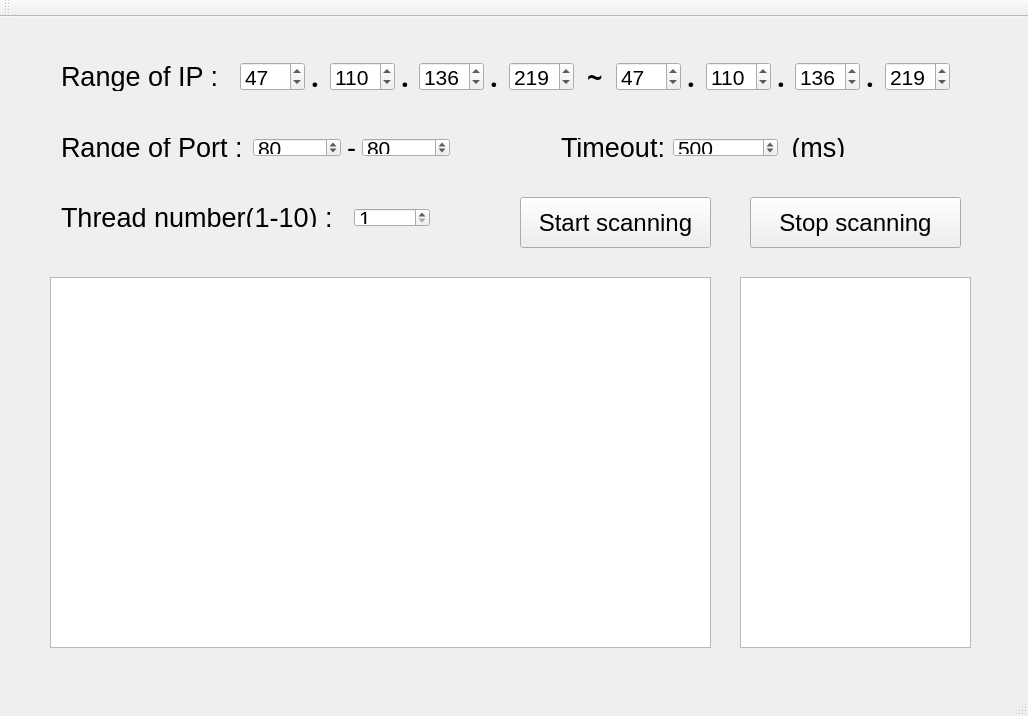
<?xml version="1.0" encoding="UTF-8"?>
<ui version="4.0">
 <class>MainWindow</class>
 <widget class="QMainWindow" name="MainWindow">
  <property name="geometry">
   <rect>
    <x>0</x>
    <y>0</y>
    <width>1028</width>
    <height>716</height>
   </rect>
  </property>
  <property name="windowTitle">
   <string>MainWindow</string>
  </property>
  <widget class="QWidget" name="centralWidget">
   <widget class="QPushButton" name="btnStartScan">
    <property name="geometry">
     <rect>
      <x>520</x>
      <y>180</y>
      <width>191</width>
      <height>51</height>
     </rect>
    </property>
    <property name="font">
     <font>
      <pointsize>18</pointsize>
     </font>
    </property>
    <property name="text">
     <string>Start scanning</string>
    </property>
   </widget>
   <widget class="QPushButton" name="btnStopScan">
    <property name="geometry">
     <rect>
      <x>750</x>
      <y>180</y>
      <width>211</width>
      <height>51</height>
     </rect>
    </property>
    <property name="font">
     <font>
      <pointsize>18</pointsize>
     </font>
    </property>
    <property name="text">
     <string>Stop scanning</string>
    </property>
   </widget>
   <widget class="QTextBrowser" name="scanInfo">
    <property name="geometry">
     <rect>
      <x>50</x>
      <y>260</y>
      <width>661</width>
      <height>371</height>
     </rect>
    </property>
   </widget>
   <widget class="QWidget" name="layoutWidget">
    <property name="geometry">
     <rect>
      <x>50</x>
      <y>34</y>
      <width>911</width>
      <height>51</height>
     </rect>
    </property>
    <layout class="QHBoxLayout" name="horizontalLayout">
     <item>
      <widget class="QLabel" name="label">
       <property name="font">
        <font>
         <pointsize>20</pointsize>
        </font>
       </property>
       <property name="text">
        <string>Range of IP :  </string>
       </property>
      </widget>
     </item>
     <item>
      <widget class="QSpinBox" name="startIP1">
       <property name="font">
        <font>
         <pointsize>16</pointsize>
        </font>
       </property>
       <property name="maximum">
        <number>255</number>
       </property>
       <property name="value">
        <number>47</number>
       </property>
      </widget>
     </item>
     <item>
      <widget class="QLabel" name="label_3">
       <property name="font">
        <font>
         <family>Ubuntu Condensed</family>
         <pointsize>20</pointsize>
         <weight>75</weight>
         <bold>true</bold>
        </font>
       </property>
       <property name="text">
        <string>.</string>
       </property>
      </widget>
     </item>
     <item>
      <widget class="QSpinBox" name="startIP2">
       <property name="font">
        <font>
         <pointsize>16</pointsize>
        </font>
       </property>
       <property name="maximum">
        <number>255</number>
       </property>
       <property name="value">
        <number>110</number>
       </property>
      </widget>
     </item>
     <item>
      <widget class="QLabel" name="label_4">
       <property name="font">
        <font>
         <family>Ubuntu Condensed</family>
         <pointsize>20</pointsize>
         <weight>75</weight>
         <bold>true</bold>
        </font>
       </property>
       <property name="text">
        <string>.</string>
       </property>
      </widget>
     </item>
     <item>
      <widget class="QSpinBox" name="startIP3">
       <property name="font">
        <font>
         <pointsize>16</pointsize>
        </font>
       </property>
       <property name="maximum">
        <number>255</number>
       </property>
       <property name="value">
        <number>136</number>
       </property>
      </widget>
     </item>
     <item>
      <widget class="QLabel" name="label_5">
       <property name="font">
        <font>
         <family>Ubuntu Condensed</family>
         <pointsize>20</pointsize>
         <weight>75</weight>
         <bold>true</bold>
        </font>
       </property>
       <property name="text">
        <string>.</string>
       </property>
      </widget>
     </item>
     <item>
      <widget class="QSpinBox" name="startIP4">
       <property name="font">
        <font>
         <pointsize>16</pointsize>
        </font>
       </property>
       <property name="maximum">
        <number>255</number>
       </property>
       <property name="value">
        <number>219</number>
       </property>
      </widget>
     </item>
     <item>
      <widget class="QLabel" name="label_9">
       <property name="font">
        <font>
         <family>Ubuntu Condensed</family>
         <pointsize>20</pointsize>
         <weight>75</weight>
         <bold>true</bold>
        </font>
       </property>
       <property name="text">
        <string> ~ </string>
       </property>
      </widget>
     </item>
     <item>
      <widget class="QSpinBox" name="endIP1">
       <property name="font">
        <font>
         <pointsize>16</pointsize>
        </font>
       </property>
       <property name="maximum">
        <number>255</number>
       </property>
       <property name="value">
        <number>47</number>
       </property>
      </widget>
     </item>
     <item>
      <widget class="QLabel" name="label_7">
       <property name="font">
        <font>
         <family>Ubuntu Condensed</family>
         <pointsize>20</pointsize>
         <weight>75</weight>
         <bold>true</bold>
        </font>
       </property>
       <property name="text">
        <string>.</string>
       </property>
      </widget>
     </item>
     <item>
      <widget class="QSpinBox" name="endIP2">
       <property name="font">
        <font>
         <pointsize>16</pointsize>
        </font>
       </property>
       <property name="maximum">
        <number>255</number>
       </property>
       <property name="value">
        <number>110</number>
       </property>
      </widget>
     </item>
     <item>
      <widget class="QLabel" name="label_8">
       <property name="font">
        <font>
         <family>Ubuntu Condensed</family>
         <pointsize>20</pointsize>
         <weight>75</weight>
         <bold>true</bold>
        </font>
       </property>
       <property name="text">
        <string>.</string>
       </property>
      </widget>
     </item>
     <item>
      <widget class="QSpinBox" name="endIP3">
       <property name="font">
        <font>
         <pointsize>16</pointsize>
        </font>
       </property>
       <property name="maximum">
        <number>255</number>
       </property>
       <property name="value">
        <number>136</number>
       </property>
      </widget>
     </item>
     <item>
      <widget class="QLabel" name="label_6">
       <property name="font">
        <font>
         <family>Ubuntu Condensed</family>
         <pointsize>20</pointsize>
         <weight>75</weight>
         <bold>true</bold>
        </font>
       </property>
       <property name="text">
        <string>.</string>
       </property>
      </widget>
     </item>
     <item>
      <widget class="QSpinBox" name="endIP4">
       <property name="font">
        <font>
         <pointsize>16</pointsize>
        </font>
       </property>
       <property name="maximum">
        <number>255</number>
       </property>
       <property name="value">
        <number>219</number>
       </property>
      </widget>
     </item>
    </layout>
   </widget>
   <widget class="QWidget" name="layoutWidget">
    <property name="geometry">
     <rect>
      <x>50</x>
      <y>180</y>
      <width>391</width>
      <height>41</height>
     </rect>
    </property>
    <layout class="QHBoxLayout" name="horizontalLayout_3">
     <item>
      <widget class="QLabel" name="label_11">
       <property name="font">
        <font>
         <pointsize>20</pointsize>
        </font>
       </property>
       <property name="text">
        <string>Thread number(1-10) :  </string>
       </property>
      </widget>
     </item>
     <item>
      <widget class="QSpinBox" name="threadNum">
       <property name="font">
        <font>
         <pointsize>16</pointsize>
        </font>
       </property>
       <property name="minimum">
        <number>1</number>
       </property>
       <property name="maximum">
        <number>10</number>
       </property>
      </widget>
     </item>
    </layout>
   </widget>
   <widget class="QWidget" name="layoutWidget">
    <property name="geometry">
     <rect>
      <x>50</x>
      <y>110</y>
      <width>411</width>
      <height>41</height>
     </rect>
    </property>
    <layout class="QHBoxLayout" name="horizontalLayout_2">
     <item>
      <widget class="QLabel" name="label_2">
       <property name="font">
        <font>
         <pointsize>20</pointsize>
        </font>
       </property>
       <property name="text">
        <string>Range of Port :  </string>
       </property>
      </widget>
     </item>
     <item>
      <widget class="QSpinBox" name="startPort">
       <property name="font">
        <font>
         <pointsize>16</pointsize>
        </font>
       </property>
       <property name="maximum">
        <number>65535</number>
       </property>
       <property name="value">
        <number>80</number>
       </property>
      </widget>
     </item>
     <item>
      <widget class="QLabel" name="label_10">
       <property name="font">
        <font>
         <pointsize>20</pointsize>
        </font>
       </property>
       <property name="text">
        <string>-</string>
       </property>
      </widget>
     </item>
     <item>
      <widget class="QSpinBox" name="endPort">
       <property name="font">
        <font>
         <pointsize>16</pointsize>
        </font>
       </property>
       <property name="maximum">
        <number>65535</number>
       </property>
       <property name="value">
        <number>80</number>
       </property>
      </widget>
     </item>
    </layout>
   </widget>
   <widget class="QTextBrowser" name="openPortInfo">
    <property name="geometry">
     <rect>
      <x>740</x>
      <y>260</y>
      <width>231</width>
      <height>371</height>
     </rect>
    </property>
   </widget>
   <widget class="QWidget" name="">
    <property name="geometry">
     <rect>
      <x>550</x>
      <y>110</y>
      <width>351</width>
      <height>41</height>
     </rect>
    </property>
    <layout class="QHBoxLayout" name="horizontalLayout_4">
     <item>
      <widget class="QLabel" name="label_12">
       <property name="font">
        <font>
         <pointsize>20</pointsize>
        </font>
       </property>
       <property name="text">
        <string>Timeout:</string>
       </property>
      </widget>
     </item>
     <item>
      <widget class="QSpinBox" name="timeout">
       <property name="font">
        <font>
         <pointsize>16</pointsize>
        </font>
       </property>
       <property name="minimum">
        <number>1</number>
       </property>
       <property name="maximum">
        <number>10000</number>
       </property>
       <property name="value">
        <number>500</number>
       </property>
      </widget>
     </item>
     <item>
      <widget class="QLabel" name="label_13">
       <property name="font">
        <font>
         <pointsize>20</pointsize>
        </font>
       </property>
       <property name="text">
        <string> (ms)</string>
       </property>
      </widget>
     </item>
    </layout>
   </widget>
  </widget>
  <widget class="QMenuBar" name="menuBar">
   <property name="geometry">
    <rect>
     <x>0</x>
     <y>0</y>
     <width>1028</width>
     <height>28</height>
    </rect>
   </property>
  </widget>
  <widget class="QToolBar" name="mainToolBar">
   <attribute name="toolBarArea">
    <enum>TopToolBarArea</enum>
   </attribute>
   <attribute name="toolBarBreak">
    <bool>false</bool>
   </attribute>
  </widget>
  <widget class="QStatusBar" name="statusBar"/>
 </widget>
 <layoutdefault spacing="6" margin="11"/>
 <resources/>
 <connections/>
</ui>
